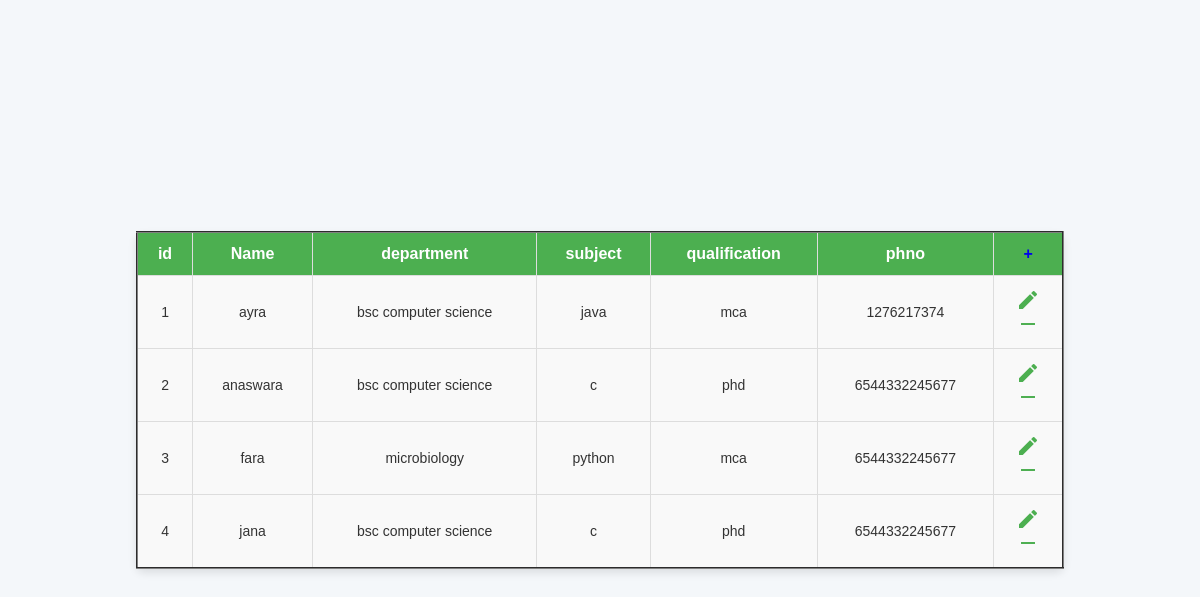
Screenshot of /faculty with the database file from the repository.
### administrator/models.py (models this page shows)
class facultyTable(models.Model):
    LOGIN = models.ForeignKey(logintable, on_delete=models.CASCADE)
    name=models.CharField(max_length=30,null=True,blank=True)
    department=models.CharField(max_length=30,null=True,blank=True)
    subject=models.CharField(max_length=30,null=True,blank=True)
    qualification=models.CharField(max_length=30,null=True,blank=True)
    phoneno=models.BigIntegerField(null=True,blank=True)

### administrator/views.py (the view)
# urls.py: path("faculty",Facpage.as_view(),name="faculty"),
class Facpage(View):
    def get(self,request):
        obj=facultyTable.objects.all()
        return render(request,"admin/faculty.html",{'val':obj})

### templates/admin/faculty.html (shortened to what this page needs)
{%  load static %}
<html lang="en">
<head>
     <link rel="stylesheet" href="{% static 'css/style.css' %}">
</head>
<body class=" bo">
    <table border="2"  >
        <tr>
            <th>id</th>
        <th>Name</th>
        <th> department</th>
        <th>subject </th>
        <th>qualification</th>
        <th>phno</th>
        <th><a href="/add_faculty ">+</a></th>
    </tr>
    {% for i in val %}
    <tr>
        <td>{{forloop.counter}}</td>
        <td>{{i.name}}</td>
        <td>{{i.department}}</td>
        <td>{{i.subject}}</td>
        <td>{{i.qualification}}</td>
        <td>{{i.phoneno}}</td>
        <td>
            <a href="editfaculty/{{i.id}}"><li class="material-icons">edit</li> </a><br>
            <a href="removefaculty/{{ i.id }}"><li class="material-icons">remove</li> </a>
        </td>
    </tr>
    {% endfor %}
    </table>
</body>
</html>

### static/css/style.css (style rules this page uses)
* { margin: 0; padding: 0; box-sizing: border-box; }
body { font-family: 'Arial', sans-serif; background-color: #f7f7f7; padding: 20px; }
.bo { display: flex; justify-content: center; align-items: center; height: 100vh; flex-direction: column; }
table { width: 80%; border-collapse: collapse; margin: 20px auto; box-shadow: 0 4px 8px rgba(0, 0, 0, 0.1); background-color: #fff; border-radius: 8px; }
th, td { padding: 12px; text-align: center; border: 1px solid #ddd; font-size: 14px; color: #333; }
th { background-color: #4CAF50; color: white; font-size: 16px; font-weight: bold; }
td { background-color: #f9f9f9; }
.material-icons { font-size: 20px; color: #4CAF50; cursor: pointer; transition: color 0.3s ease; }
a { text-decoration: none; }
body { font-family: Arial, sans-serif; background-color: #f4f7fa; display: flex; justify-content: center; align-items: center; }

### rows the page displays
facultyTable: name "ayra", department "bsc computer science", subject "java", qualification "mca", phoneno "1276217374"
facultyTable: name "anaswara", department "bsc computer science", subject "c", qualification "phd", phoneno "6544332245677"
facultyTable: name "fara", department "microbiology", subject "python", qualification "mca", phoneno "6544332245677"
facultyTable: name "jana", department "bsc computer science", subject "c", qualification "phd", phoneno "6544332245677"
